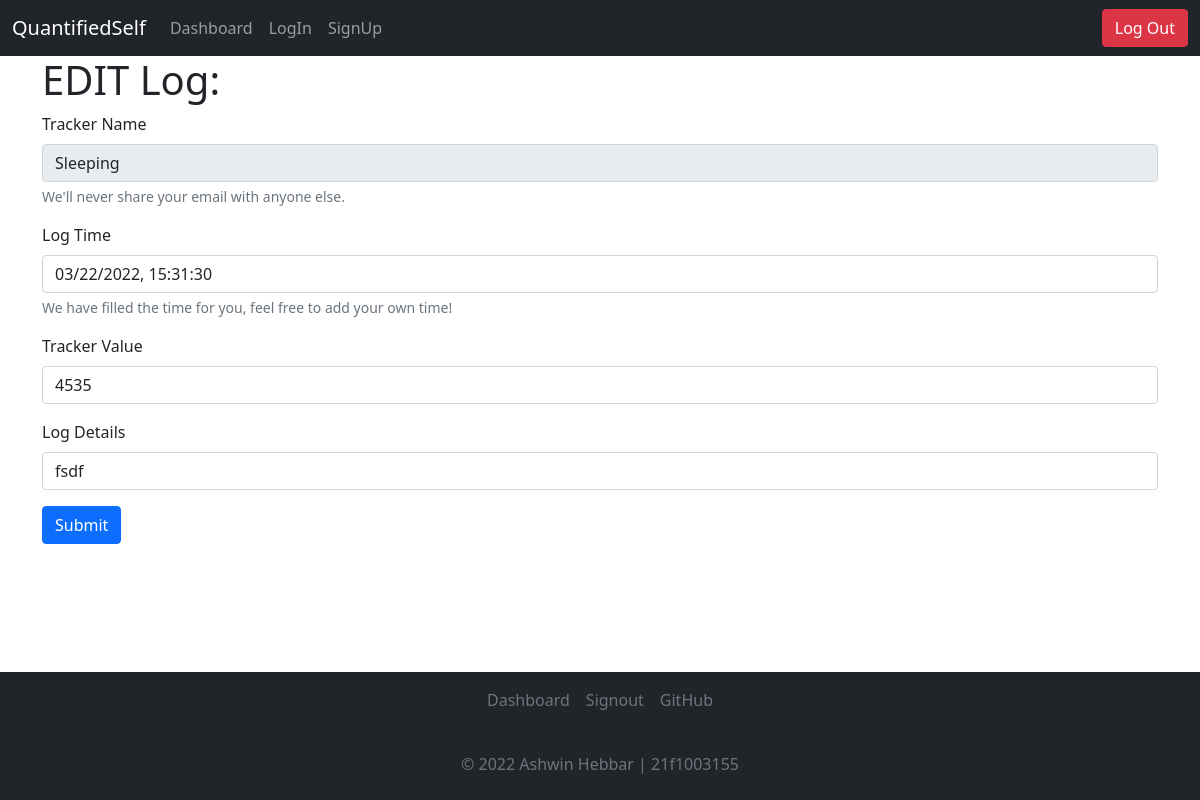
Screenshot of /dashboard/32/logs/43/edit (signed in) with the database file from the repository.
### application/models.py (models this page shows)
class Tracker(db.Model):
    __tablename__ = 'tracker'
    id = db.Column(db.Integer, autoincrement=True, primary_key=True)
    userid = db.Column(db.Integer, db.ForeignKey("user.id"))
    name = db.Column(db.String, nullable=False)
    type = db.Column(db.Integer, nullable = False)
    choices = db.Column(db.String)
    details = db.Column(db.String)
    time = db.Column(db.String, nullable=False)

class Logs(db.Model):
    __tablename__ = 'logs'
    id = db.Column(db.Integer, autoincrement=True, primary_key=True)
    userid = db.Column(db.Integer, db.ForeignKey("user.id"))
    tid = db.Column(db.Integer, db.ForeignKey("tracker.id"))
    value = db.Column(db.String, nullable = False)
    data = db.Column(db.String)
    time = db.Column(db.String, nullable=False)

### controllers/logops.py (the view, shortened to what this page needs)
@app.route("/dashboard/<trackerid>/logs/<logid>/edit", methods=["GET", "POST"])
def edit_logs(trackerid, logid):
    tdet = Tracker.query.filter_by(id=trackerid).first()
    log = Logs.query.filter_by(id=logid, tid=trackerid).first()
    if tdet.type == 1 or tdet.type == 3:
        if request.method == "GET":
            timenow = datetime.now().strftime("%m/%d/%Y, %H:%M:%S")
            return render_template("editlog_type_1_3.html", log=log, timenow=timenow, name=tdet.name)
        elif request.method == "POST":
            log.time = request.form["time"]
            log.value = request.form["tval"]
            log.data = request.form["tdet"]
            db.session.commit()
            return redirect(f"/dashboard/{trackerid}/details")

### main.py (called while the page is built)
@login_manager.user_loader
def load_user(user_id):
  return User.query.get(int(user_id))

### templates/editlog_type_1_3.html (shortened to what this page needs)
<!DOCTYPE html>
<html lang="en">
<head>
    <link href="https://cdn.jsdelivr.net/npm/bootstrap@5.1.3/dist/css/bootstrap.min.css" rel="stylesheet"
>
</head>
<body>
    <nav class="navbar navbar-expand-lg navbar-dark bg-dark">
        <div class="container-fluid">
            <a class="navbar-brand" href="#">QuantifiedSelf</a>
            <div class="collapse navbar-collapse">
                <ul class="navbar-nav me-auto mb-2 mb-lg-0">
                    <li class="nav-item">
                        <a class="nav-link" aria-current="page" href="/dashboard">Dashboard</a>
                    </li>
                    <li class="nav-item">
                        <a class="nav-link" href="/login">LogIn</a>
                    </li>
                    <li class="nav-item">
                        <a class="nav-link" href="/signup">SignUp</a>
                    </li>
                </ul>
            </div>
            <button type="button" onclick="document.location='/logout'" class="btn btn-danger">Log Out</button>
        </div>
    </nav>
    <div class="container">
        <h1>EDIT Log: {{tname}}</h1>
        <form method="POST">
            <div class="mb-3">
                <label for="tname" class="form-label">Tracker Name</label>
                <input type="text" class="form-control" id="tname" aria-describedby="tnamehelp" name="tname"
                    placeholder="{{ tname }}" value="{{ name }}" disabled>
                <div id="emailHelp" class="form-text">We'll never share your email with anyone else.</div>
            </div>
            <div class="mb-3">
                <label for="time" class="form-label">Log Time</label>
                <input type="text" class="form-control" id="time" aria-describedby="tnamehelp" name="time"
                    placeholder="{{ timenow }}" value="{{ timenow }}">
                <div id="emailHelp" class="form-text">We have filled the time for you, feel free to add your own time!
                </div>
            </div>
            <div class="mb-3">
                <label for="tval" class="form-label">Tracker Value</label>
                <input type="number" class="form-control" id="tval" aria-describedby="tvalhelp" name="tval"
                    placeholder="Add the Logging Value Here" value="{{log.value}}" required>
            </div>
            <div class="mb-3">
                <label for="tdet" class="form-label">Log Details</label>
                <input type="text" class="form-control" id="tdet" aria-describedby="tdethelp" name="tdet"
                    placeholder="Add any more details about the current Log if needed" value="{{log.data}}">
            </div>
            <button type="submit" class="btn btn-primary">Submit</button>
        </form>
        <br>
    </div>
    <br>
    <div class="navbar fixed-bottom bg-dark d-flex flex-column">
        <footer class="py- my-0" style="bottom: 0; width: 100%;">
            <ul class="nav d-flex justify-content-center pb-3 mb-3 align-items-center justify-content-center ">
                <li class="nav-item"></li><a href="/dashboard" class="nav-link px-2 text-muted">Dashboard</a></li>
                <li class="nav-item"><a href="/signout" class="nav-link px-2 text-muted">Signout</a></li>
                <li class="nav-item"><a href="https://github.com/AshwinHebbar314/QuantifiedSelf"
                        class="nav-link px-2 text-muted">GitHub</a></li>
            </ul>
            <p class="text-center text-muted">&copy; 2022 Ashwin Hebbar | 21f1003155</p>
        </footer>
    </div>
</body>
</html>

### rows the page displays
Tracker: tname "Sleeping"
Logs: tval "4535", tdet "fsdf"
